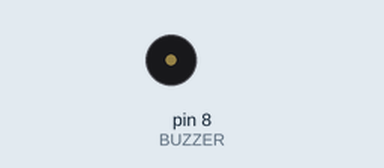
Recording of a sketch running on a simulated Arduino Uno, built with avr-gcc and run on an emulated ATmega328P. On the bench: buzzer (waves = sounding).

Above: at 1.9 s.
At 4.95 s:
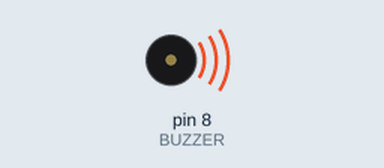
Timing chart, 0 to 7.6 s (numbered marks = the images above):
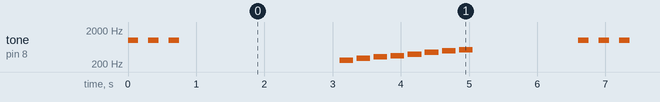

The sketch:

02_buzzer_basico.ino
```cpp
/*
  02 - Buzzer: fazendo som com o Arduino
  Placa: Arduino Uno/Nano

  Modulo MH-FMD (buzzer PASSIVO, 3 pinos):   S -> pino 8    + (VCC) -> 5V    - (GND) -> GND
  (Buzzer passivo sem modulo: uma perna no pino 8, outra no GND.)

  Fisica: som e vibracao do ar. O buzzer passivo tem um disco piezoeletrico que
  se deforma quando recebe tensao. Se ligarmos e desligarmos 440 vezes por segundo,
  ele vibra a 440 Hz = a nota LA. A funcao tone(pino, frequencia) faz exatamente isso.
  Um buzzer ATIVO ja tem o oscilador dentro: so liga/desliga (digitalWrite) e faz um
  unico apito fixo - nao serve para melodias.
*/
const int BUZZER = 8;

void setup() {
  pinMode(BUZZER, OUTPUT);
}

void loop() {
  // 1) tres bipes iguais
  for (int i = 0; i < 3; i++) {
    tone(BUZZER, 1000);      // 1000 Hz
    delay(150);
    noTone(BUZZER);
    delay(150);
  }
  delay(700);

  // 2) sirene: a frequencia sobe e desce
  for (int f = 400; f < 1200; f += 10) { tone(BUZZER, f); delay(5); }
  for (int f = 1200; f > 400; f -= 10) { tone(BUZZER, f); delay(5); }
  noTone(BUZZER);
  delay(700);

  // 3) escala: do (262) re (294) mi (330) fa (349) sol (392) la (440) si (494) do (523)
  int notas[] = { 262, 294, 330, 349, 392, 440, 494, 523 };
  for (int i = 0; i < 8; i++) { tone(BUZZER, notas[i], 200); delay(250); }   // tone com duracao
  delay(1500);
}
```

Measured:
- by itself, tone on pin 8 (BUZZER): plays 1000 Hz for 0.15 s, 1000 Hz for 0.15 s, 1000 Hz for 0.15 s, 262 Hz for 0.20 s, 294 Hz for 0.20 s, 330 Hz for 0.20 s … (218 notes in this stretch)
